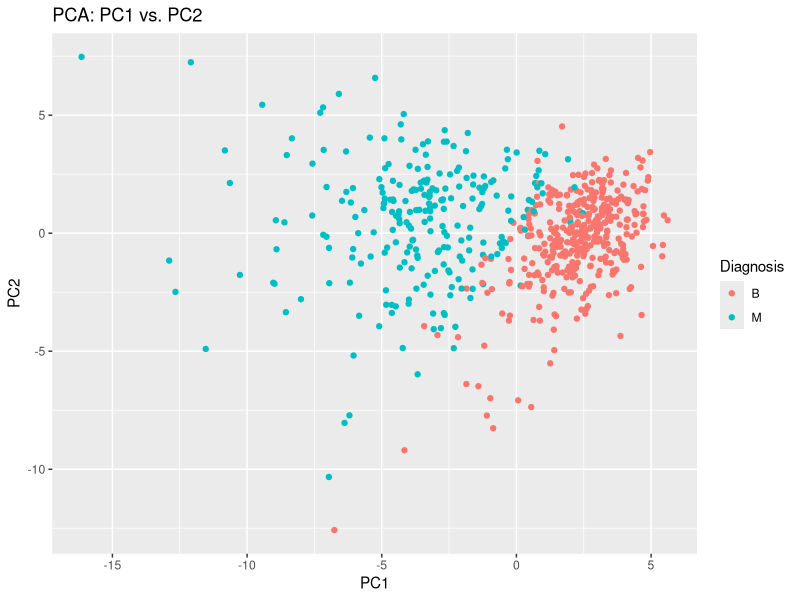
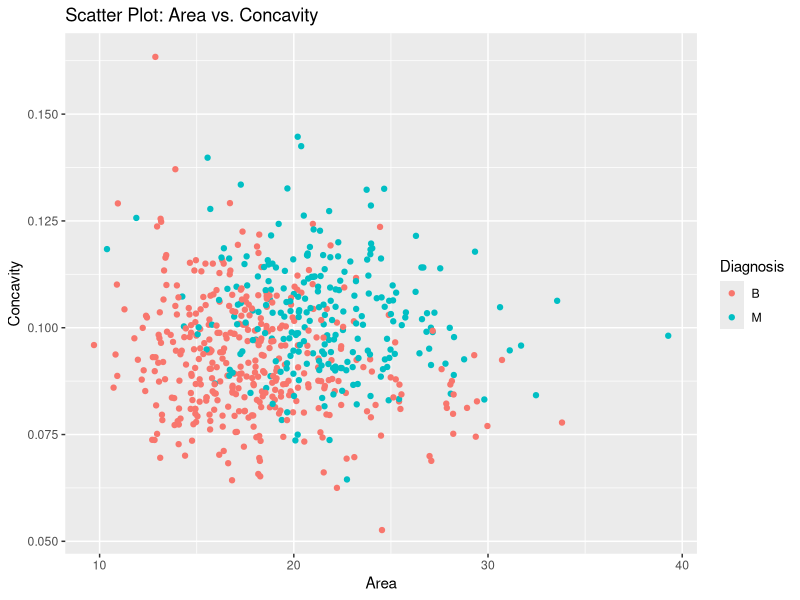

Write the R code that produced these figures, in order.
## ---- chunk 1
ovarian.dataset <- read.delim("ovarian.data", sep=",", header = FALSE)
features <- c("perimeter", "area", "smoothness", "symmetry", "concavity", paste("protein", seq(1, 25), sep=""))
names(ovarian.dataset) <- c("cell_id", "diagnosis", features) # paste0(features,"_mean"), paste0(features,"_se"), paste0(features,"_worst")
head(ovarian.dataset)
## ---- chunk 2

data_subset <- ovarian.dataset[, c(3:ncol(ovarian.dataset))]

# Perform PCA with centering and scaling
pca_result <- prcomp(data_subset, center = TRUE, scale. = TRUE)

# Summarize the PCA results
summary(pca_result)

## ---- chunk 3
pca_summary <- summary(pca_result)

cumulative_variances <- pca_summary$importance[3, ]

num_pcs_for_90_percent_variance <- which(cumulative_variances >= 0.90)[1]

cat("Number of PCs needed to preserve 90% of the variance: ", num_pcs_for_90_percent_variance, "\n")

## ---- chunk 4
library(ggplot2)

pca_data <- as.data.frame(pca_result$x[, c(1, 2)])

ggplot(pca_data, aes(x = PC1, y = PC2))+
  geom_point(aes(color=ovarian.dataset$diagnosis))+
  labs(title = "PCA: PC1 vs. PC2", x = "PC1", y = "PC2", color = "Diagnosis") 
  
## ---- chunk 5
feature_data <- as.data.frame(ovarian.dataset[c("area", "concavity")])

ggplot(feature_data, aes(x = area, y = concavity)) +
  geom_point(aes(color=ovarian.dataset$diagnosis)) +
  labs(title = "Scatter Plot: Area vs. Concavity", x = "Area", y = "Concavity", color = "Diagnosis")
